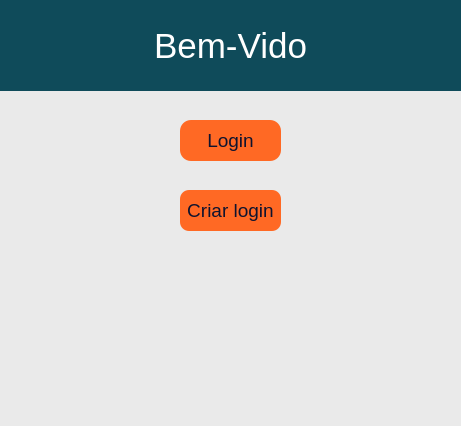
<?xml version="1.0" encoding="UTF-8"?>
<ui version="4.0">
 <class>LagostaERP</class>
 <widget class="QMainWindow" name="LagostaERP">
  <property name="enabled">
   <bool>true</bool>
  </property>
  <property name="geometry">
   <rect>
    <x>0</x>
    <y>0</y>
    <width>461</width>
    <height>426</height>
   </rect>
  </property>
  <property name="minimumSize">
   <size>
    <width>300</width>
    <height>300</height>
   </size>
  </property>
  <property name="maximumSize">
   <size>
    <width>461</width>
    <height>426</height>
   </size>
  </property>
  <property name="windowTitle">
   <string/>
  </property>
  <property name="layoutDirection">
   <enum>Qt::LeftToRight</enum>
  </property>
  <property name="styleSheet">
   <string notr="true">background: #eaeaea;</string>
  </property>
  <widget class="QWidget" name="centralwidget">
   <widget class="QPushButton" name="criar_login">
    <property name="geometry">
     <rect>
      <x>180</x>
      <y>190</y>
      <width>101</width>
      <height>41</height>
     </rect>
    </property>
    <property name="font">
     <font>
      <family>Arial</family>
      <pointsize>14</pointsize>
      <weight>50</weight>
      <italic>false</italic>
      <bold>false</bold>
     </font>
    </property>
    <property name="styleSheet">
     <string notr="true">QPushButton {
	font: 14pt &quot;Arial&quot;;
	border-radius: 9px;
	color: #0f132e;
	background-color:#FF6924;
}

QPushButton:hover {
   
	background-color: #FF793C;
}</string>
    </property>
    <property name="text">
     <string>Criar login</string>
    </property>
   </widget>
   <widget class="QPushButton" name="fazer_login">
    <property name="geometry">
     <rect>
      <x>180</x>
      <y>120</y>
      <width>101</width>
      <height>41</height>
     </rect>
    </property>
    <property name="font">
     <font>
      <family>Arial</family>
      <pointsize>14</pointsize>
      <weight>50</weight>
      <italic>false</italic>
      <bold>false</bold>
     </font>
    </property>
    <property name="styleSheet">
     <string notr="true">QPushButton {
	font: 14pt &quot;Arial&quot;;
	border-radius: 11px;
	color: #0f132e;
	background-color:#FF6924;
}

QPushButton:hover {
   
	background-color: #FF793C;
}</string>
    </property>
    <property name="text">
     <string>Login</string>
    </property>
   </widget>
   <widget class="QLabel" name="label_superior">
    <property name="geometry">
     <rect>
      <x>0</x>
      <y>0</y>
      <width>461</width>
      <height>91</height>
     </rect>
    </property>
    <property name="font">
     <font>
      <family>Arial</family>
      <pointsize>26</pointsize>
      <weight>50</weight>
      <italic>false</italic>
      <bold>false</bold>
     </font>
    </property>
    <property name="styleSheet">
     <string notr="true">font: 26pt &quot;Arial&quot;;
color: rgb(255, 255, 255);
background: #0f4b5a;</string>
    </property>
    <property name="text">
     <string>Bem-Vido</string>
    </property>
    <property name="alignment">
     <set>Qt::AlignCenter</set>
    </property>
   </widget>
  </widget>
  <widget class="QStatusBar" name="statusbar"/>
 </widget>
 <resources/>
 <connections/>
</ui>
